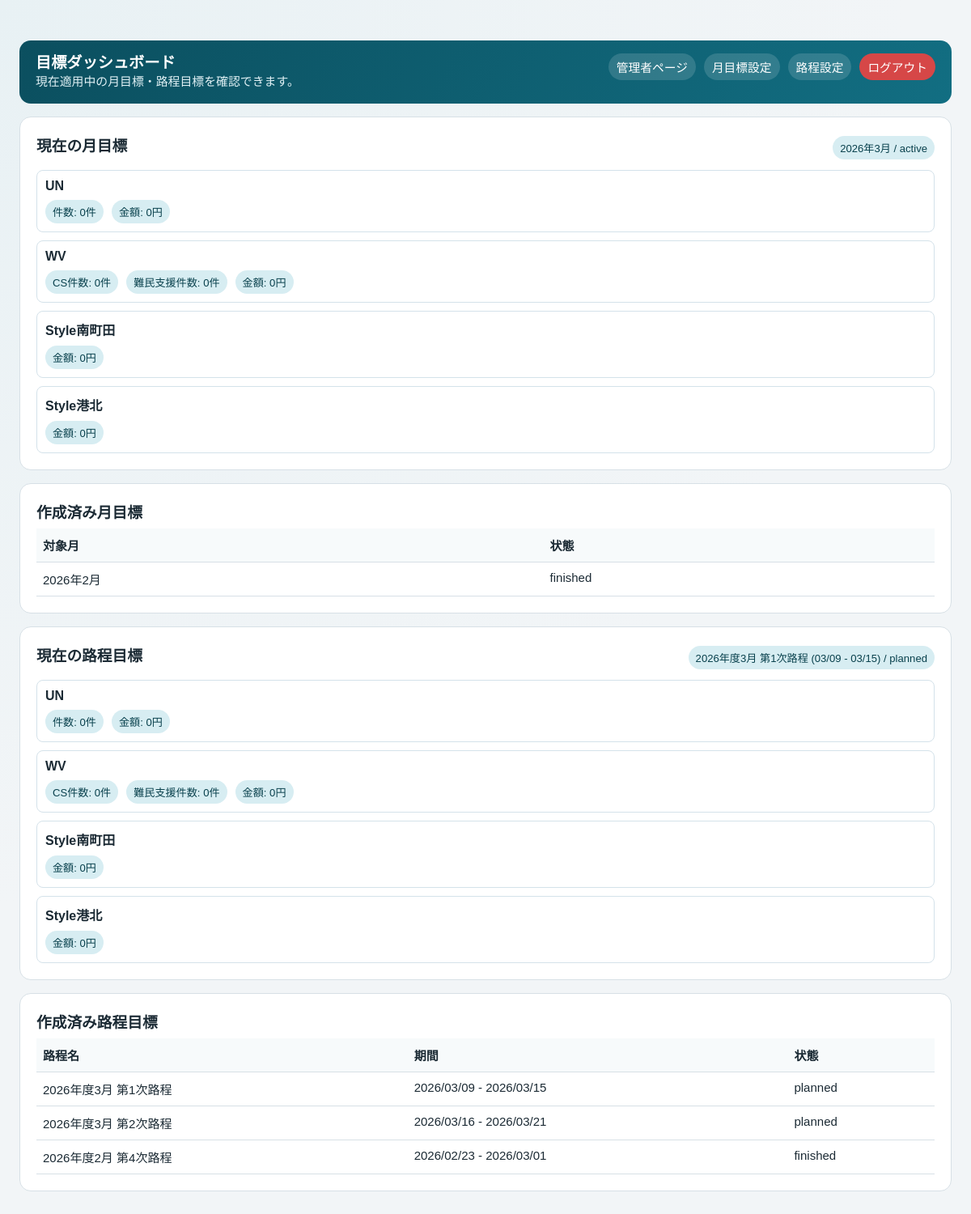
Screenshot of /targets/ (signed in) with the database file from the repository.
### apps/accounts/models.py (models this page shows, shortened)
class Department(models.Model):
    code = models.CharField(max_length=32, unique=True)
    name = models.CharField(max_length=64)
    default_reporter = models.ForeignKey(
        "Member",
        on_delete=models.SET_NULL,
        null=True,
        blank=True,
        related_name="default_department_links",
    )
    is_active = models.BooleanField(default=True)
    created_at = models.DateTimeField(auto_now_add=True)
    class Meta:
        ordering = ["code"]

### apps/targets/models.py (models this page shows, shortened)
class TargetMetric(models.Model):
    department = models.ForeignKey(
        Department,
        on_delete=models.CASCADE,
        related_name="target_metrics",
    )
    code = models.CharField(max_length=32)
    label = models.CharField(max_length=64)
    unit = models.CharField(max_length=16, blank=True)
    display_order = models.PositiveIntegerField(default=1)
    is_active = models.BooleanField(default=True)
    created_at = models.DateTimeField(auto_now_add=True)
    updated_at = models.DateTimeField(auto_now=True)
    class Meta:
        ordering = ["department__code", "display_order", "id"]
        unique_together = ("department", "code")

class Period(models.Model):
    month = models.DateField()
    name = models.CharField(max_length=64)
    status = models.CharField(max_length=16, choices=TARGET_STATUS_CHOICES, default=TARGET_STATUS_PLANNED)
    start_date = models.DateField()
    end_date = models.DateField()
    created_at = models.DateTimeField(auto_now_add=True)
    updated_at = models.DateTimeField(auto_now=True)
    class Meta:
        ordering = ["-month", "start_date", "id"]
        unique_together = ("month", "name")

### apps/targets/views.py (the view)
# urls.py: path("", target_index, name="target_index"),
@require_roles(ROLE_ADMIN)
def target_index(request: HttpRequest) -> HttpResponse:
    configs = _department_configs()
    current_month = _current_month()
    current_period = _current_period()
    return render(
        request,
        "targets/target_dashboard.html",
        {
            "current_month_label": f"{current_month.year}年{current_month.month}月",
            "current_month_status": _month_status(current_month),
            "current_period_label": _period_label(current_period),
            "current_period_status": _period_status(current_period.start_date, current_period.end_date)
            if current_period
            else TARGET_STATUS_PLANNED,
            "month_rows": _build_month_rows(target_month=current_month, configs=configs),
            "period_rows": _build_period_rows(period=current_period, configs=configs),
            "month_history_rows": _month_history_rows(),
            "period_history_rows": _period_history_rows(),
        },
    )

### apps/accounts/auth.py (called while the page is built)
def resolve_request_role(request: HttpRequest) -> str | None:
    user = getattr(request, "user", None)
    if user and getattr(user, "is_authenticated", False):
        role = ROLE_ADMIN if (user.is_staff or user.is_superuser) else ROLE_REPORT
        if request.session.get(SESSION_ROLE_KEY) != role:
            request.session[SESSION_ROLE_KEY] = role
        return role
    return request.session.get(SESSION_ROLE_KEY)

def require_roles(*allowed_roles: str):
    def decorator(view_func):
        @wraps(view_func)
        def wrapper(request: HttpRequest, *args, **kwargs) -> HttpResponse:
            role = resolve_request_role(request)
            if role not in allowed_roles:
                return redirect("home")
            return view_func(request, *args, **kwargs)
        return wrapper
    return decorator

### apps/common/report_metrics.py (called while the page is built)
def format_metric_value(*, metric_code, value: int) -> str:
    if metric_code == "amount":
        return f"{value:,}"
    return str(value)

### apps/targets/views.py (called while the page is built)
def _month_value_from_date(value: date) -> str:
    return value.strftime("%Y-%m")

def _department_by_code(*, code: str, label: str) -> Department:
    department = Department.objects.filter(code=code).first()
    if department:
        return department
    return Department.objects.create(code=code, name=label)

def _ensure_default_metrics() -> None:
    for dept_code, dept_label in TARGET_DEPARTMENTS:
        department = _department_by_code(code=dept_code, label=dept_label)
        for order, (metric_code, metric_label, metric_unit) in enumerate(
            DEFAULT_METRICS_BY_DEPT[dept_code],
            start=1,
        ):
            TargetMetric.objects.update_or_create(
                department=department,
                code=metric_code,
                defaults={
                    "label": metric_label,
                    "unit": metric_unit,
                    "display_order": order,
                    "is_active": True,
                },
            )

def _month_status(target_month: date, today: date | None = None) -> str:
    base = today or timezone.localdate()
    current_month = base.replace(day=1)
    if target_month == current_month:
        return TARGET_STATUS_ACTIVE
    if target_month > current_month:
        return TARGET_STATUS_PLANNED
    return TARGET_STATUS_FINISHED

def _period_label(period: Period | None) -> str:
    if not period:
        return "未設定"
    return f"{period.name} ({period.start_date:%m/%d} - {period.end_date:%m/%d})"

### templates/targets/target_dashboard.html (shortened to what this page needs)
{% extends "base.html" %}
{% block content %}
<div class="container">
  <header class="topbar topbar-desktop-expanded">
    <div>
      <strong>目標ダッシュボード</strong>
      <div class="muted" style="color: #e1f1f5;">現在適用中の月目標・路程目標を確認できます。</div>
    </div>
    <nav>
      <a href="{% url 'dashboard_index' %}">管理者ページ</a>
      <a href="{% url 'target_month_settings' %}">月目標設定</a>
      <a href="{% url 'target_period_settings' %}">路程設定</a>
      <a href="{% url 'logout' %}" class="logout-link">ログアウト</a>
    </nav>
  </header>
  <section class="card" style="margin-top: 16px;">
    <div class="row">
      <h3>現在の月目標</h3>
      <span class="badge">{{ current_month_label }} / {{ current_month_status }}</span>
    </div>
    {% for row in month_rows %}
    <div style="margin-top: 10px; padding: 10px; border: 1px solid #d4e2ea; border-radius: 8px;">
      <strong>{{ row.label }}</strong>
      <div style="display: flex; gap: 10px; flex-wrap: wrap; margin-top: 8px;">
        {% for metric in row.metrics %}
        <span class="badge">{{ metric.label }}: {{ metric.value_text }}{{ metric.unit }}</span>
        {% endfor %}
      </div>
    </div>
    {% endfor %}
  </section>
  <section class="card" style="margin-top: 16px;">
    <h3>作成済み月目標</h3>
    {% if month_history_rows %}
    <table>
      <thead>
        <tr><th>対象月</th><th>状態</th></tr>
      </thead>
      <tbody>
        {% for row in month_history_rows %}
        <tr>
          <td>{{ row.month_label }}</td>
          <td>{{ row.status }}</td>
        </tr>
        {% endfor %}
      </tbody>
    </table>
    {% else %}
    <p class="muted">月目標はまだありません。</p>
    {% endif %}
  </section>
  <section class="card" style="margin-top: 16px;">
    <div class="row">
      <h3>現在の路程目標</h3>
      <span class="badge">{{ current_period_label }} / {{ current_period_status }}</span>
    </div>
    {% for row in period_rows %}
    <div style="margin-top: 10px; padding: 10px; border: 1px solid #d4e2ea; border-radius: 8px;">
      <strong>{{ row.label }}</strong>
      <div style="display: flex; gap: 10px; flex-wrap: wrap; margin-top: 8px;">
        {% for metric in row.metrics %}
        <span class="badge">{{ metric.label }}: {{ metric.value_text }}{{ metric.unit }}</span>
        {% endfor %}
      </div>
    </div>
    {% endfor %}
  </section>
  <section class="card" style="margin-top: 16px;">
    <h3>作成済み路程目標</h3>
    {% if period_history_rows %}
    <table>
      <thead>
        <tr><th>路程名</th><th>期間</th><th>状態</th></tr>
      </thead>
      <tbody>
        {% for row in period_history_rows %}
        <tr>
          <td>{{ row.name }}</td>
          <td>{{ row.range_label }}</td>
          <td>{{ row.status }}</td>
        </tr>
        {% endfor %}
      </tbody>
    </table>
    {% else %}
    <p class="muted">路程目標はまだありません。</p>
    {% endif %}
  </section>
</div>
{% endblock %}

### static/app.css (style rules this page uses)
:root { --bg: #f2f5f7; --card: #ffffff; --ink: #1b2a34; --muted: #5d6f7c; --line: #d7e0e6; --brand: #126e82; --brand-soft: #d7edf2; --ok: #2e8b57; --warn: #d28b1f; }
* { box-sizing: border-box; }
body { margin: 0; font-family: "Hiragino Sans", "Yu Gothic", "Meiryo", sans-serif; background: radial-gradient(circle at top left, #e8f1f4, var(--bg) 58%); color: var(--ink); }
a { color: var(--brand); text-decoration: none; }
.container { width: min(1360px, 96vw); margin: 32px auto; }
.topbar { background: linear-gradient(120deg, #0b4f5f, #126e82); color: #fff; padding: 16px 20px; border-radius: 14px; display: flex; justify-content: flex-start; align-items: flex-start; gap: 12px; position: relative; flex-wrap: wrap; }
.topbar > div:first-child { flex: 1 1 auto; min-width: 0; }
.topbar > strong, .topbar > div:first-child > strong { display: block; font-size: 1.2rem; line-height: 1.25; }
.topbar nav { display: flex; gap: 10px; flex-wrap: wrap; }
.topbar nav a { color: #fff; background: rgba(255, 255, 255, 0.14); padding: 6px 10px; border-radius: 999px; font-size: 0.92rem; }
.logout-link { background: #d64747 !important; }
.card { background: var(--card); border: 1px solid var(--line); border-radius: 14px; padding: 20px; }
.card h2, .card h3 { margin: 0 0 8px; }
.muted { color: var(--muted); font-size: 0.93rem; line-height: 1.5; }
.badge { display: inline-block; padding: 5px 9px; border-radius: 999px; font-size: 0.82rem; background: var(--brand-soft); color: #09414d; }
.row { display: flex; justify-content: space-between; align-items: center; gap: 14px; }
table { width: 100%; border-collapse: collapse; font-size: 0.94rem; }
th, td { text-align: left; border-bottom: 1px solid var(--line); padding: 10px 8px; vertical-align: top; }
th { background: #f7fafb; }

### rows the page displays
Department: label "UN", label "UN"
TargetMetric: label "件数", label "件数"
TargetMetric: label "金額", label "金額"
Department: label "WV", label "WV"
TargetMetric: label "CS件数", label "CS件数"
TargetMetric: label "難民支援件数", label "難民支援件数"
TargetMetric: label "金額", label "金額"
Department: label "Style南町田", label "Style南町田"
TargetMetric: label "金額", label "金額"
Department: label "Style港北", label "Style港北"
TargetMetric: label "金額", label "金額"
Period: name "2026年度3月 第1次路程"
Period: name "2026年度3月 第2次路程"
Period: name "2026年度2月 第4次路程"

### other values shown
{{ current_month_label }} "2026年3月"
{{ current_month_status }} "active"
{{ metric.value_text }} "0" "0" "0" "0" "0" "0" "0"
{{ metric.unit }} "件" "円" "件" "件" "円" "円" "円"
{{ row.month_label }} "2026年2月"
{{ row.status }} "finished"
{{ current_period_label }} "2026年度3月 第1次路程 (03/09 - 03/15)"
{{ current_period_status }} "planned"
{{ row.range_label }} "2026/03/09 - 2026/03/15" "2026/03/16 - 2026/03/21" "2026/02/23 - 2026/03/01"
{{ row.status }} "planned" "planned" "finished"
